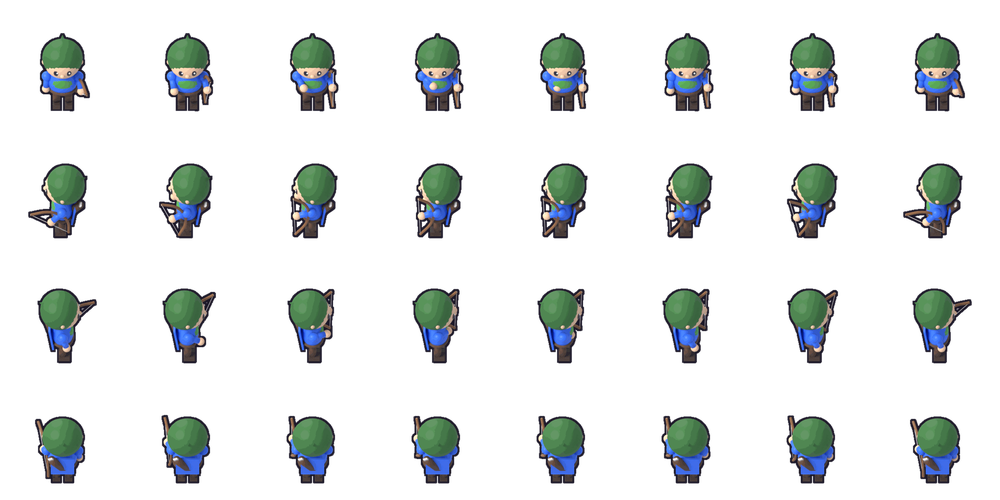
#> input picture assets/characters/archer/archer_blue_attack.png, 1000 x 500 px, shrunk from 2048 x 1024 before the run; its folder holds only this picture in this run
$ python optimize.py
#> lines starting #> are read from the running program, lines starting #| are printed output that depends on the picture
"""Reduz o tamanho das folhas de sprites geradas (paleta de 256 cores, sem pontilhado).

Uso: python tools/art/optimize.py [pastas...]   (padrão: assets/characters e assets/environment/objects)
Funciona com qualquer Python que tenha o Pillow instalado.
"""
import os
import sys
from pathlib import Path

from PIL import Image

ROOT = Path(__file__).resolve().parents[2]
folders = sys.argv[1:] or ["assets/characters", "assets/environment/objects"]
before = after = 0
for folder in folders:
    for path in sorted((ROOT / folder).rglob("*.png")):
        size = path.stat().st_size
        im = Image.open(path)
#> im is the input picture: PIL image 1000x500 RGBA; mean R, G, B, A 13, 17.1, 16.8, 42.6
        if im.mode == "P":
            continue  # já otimizada
        q = im.convert("RGBA").quantize(256, method=Image.Quantize.FASTOCTREE, dither=Image.Dither.NONE)
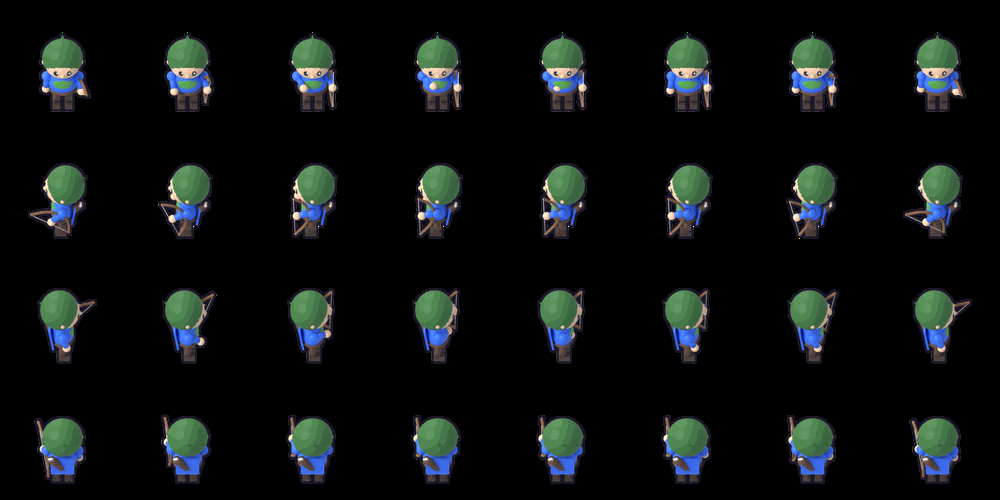
#> q: PIL image 1000x500 P; mean R, G, B 13, 17, 16.7
        q.save(path, optimize=True)
        before += size
        after += path.stat().st_size
print(f"{before / 1e6:.1f} MB -> {after / 1e6:.1f} MB")
